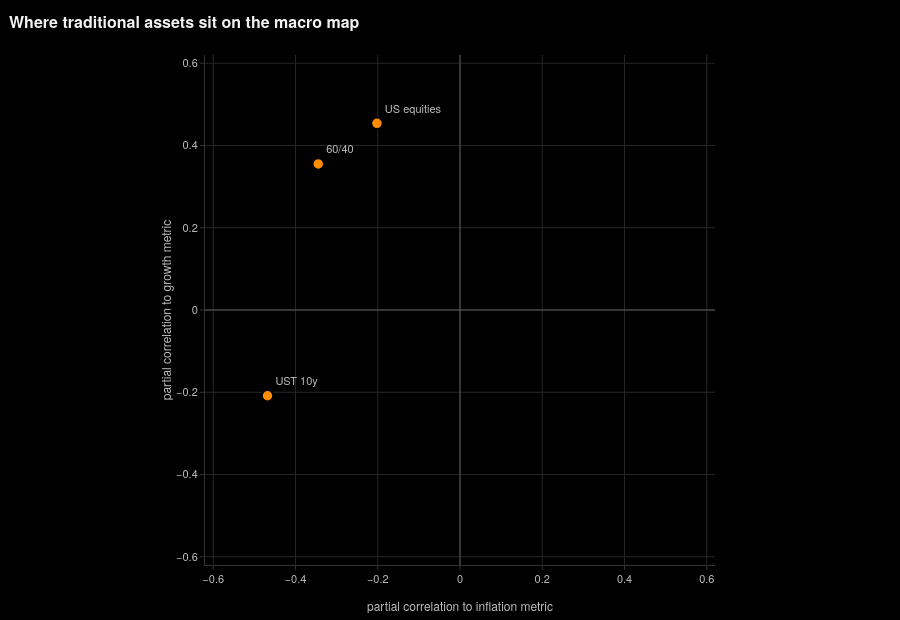

Notebook code cell kept with this figure:
### Code cell
charts.sensitivity_scatter(
    sensitivities.loc[TRADITIONAL], title="Where traditional assets sit on the macro map", limit=0.62,
).show()

### Figure 1 — Plotly figure (JSON) as saved in the notebook; plotly's stock layout.template omitted (floating-point values rounded to 4 significant figures)
{"data": [{"cliponaxis": false, "hovertemplate": "%{text}<br>inflation %{x:+.4r}<br>growth %{y:+.4r}<extra></extra>", "marker": {"color": "#ff8c00", "line": {"color": "#000000", "width": 1.5}, "size": 11}, "mode": "markers+text", "showlegend": false, "text": ["US equities", "UST 10y", "60/40"], "textfont": {"color": "#bdbdbd", "size": 11}, "textposition": ["top right", "top right", "top right"], "type": "scatter", "x": [-0.2019, -0.468, -0.3446], "y": [0.4539, -0.2085, 0.3552]}], "layout": {"height": 620, "hovermode": "closest", "margin": {"b": 55, "l": 70, "r": 50, "t": 55}, "shapes": [{"line": {"color": "#5a5a5a", "width": 1}, "type": "line", "x0": 0, "x1": 1, "xref": "x domain", "y0": 0, "y1": 0, "yref": "y"}, {"line": {"color": "#5a5a5a", "width": 1}, "type": "line", "x0": 0, "x1": 0, "xref": "x", "y0": 0, "y1": 1, "yref": "y domain"}], "title": {"text": "Where traditional assets sit on the macro map"}, "xaxis": {"constrain": "domain", "range": [-0.62, 0.62], "title": {"text": "partial correlation to inflation metric"}}, "yaxis": {"constrain": "domain", "range": [-0.62, 0.62], "scaleanchor": "x", "scaleratio": 1, "title": {"text": "partial correlation to growth metric"}}}}
